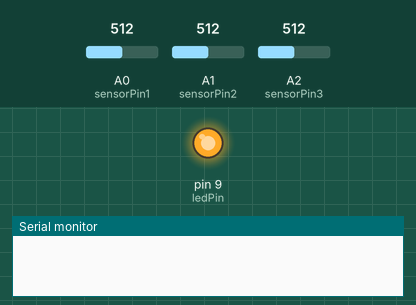
This sketch was run on a simulated Arduino Uno, built with avr-gcc and run on an emulated ATmega328P. Shown: output pins drawn as LEDs (lit = HIGH), the last lines printed to the serial monitor. The inputs (shaded band) are chosen by the test bench; at power-on: A0 (sensorPin1) = 512, A1 (sensorPin2) = 512, A2 (sensorPin3) = 512.

Above: at 1.2 s.
1.3 s: A0 (sensorPin1) set to 908
2.8 s: A0 (sensorPin1) set to 924
5.1 s: A0 (sensorPin1) set to 900
At 7.0 s:
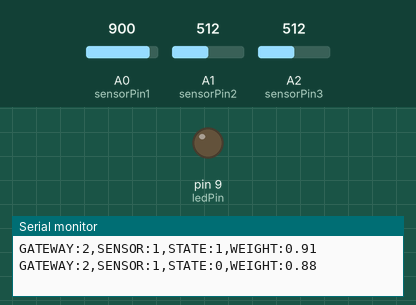
Timing chart, 0 to 8.5 s (numbered marks = the images above; inputs shaded):
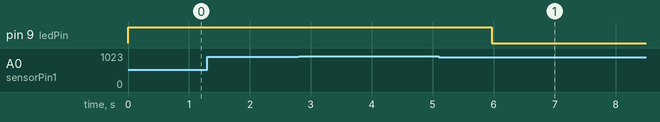

The sketch:

FullTest.ino
```cpp
const int sensorPin1 = A0;
const int sensorPin2 = A1;
const int sensorPin3 = A2;
const int numReadings = 10;
const float weightThreshold = 0.9; // Gewicht waarboven en onder, true/false statements gegeven worden

const int ledPin = 9;

bool previousState1 = false;
bool previousState2 = false;
bool previousState3 = false;

// instellingen bij opstarten
void setup() {
  Serial.begin(9600);
  pinMode(ledPin, OUTPUT);
  analogWrite(ledPin, 255);
}

void loop() {
  checkAndSendSensorData(1, sensorPin1, previousState1);
  checkAndSendSensorData(2, sensorPin2, previousState2);
  checkAndSendSensorData(3, sensorPin3, previousState3);

  delay(100);
}

void checkAndSendSensorData(int sensorId, int pin, bool &previousState) {
  int sensorValue = getAverageReading(pin);
  float forceN = rawValueToNewtons(sensorValue);
  float weightKg = newtonsToKilograms(forceN);

  bool currentState = (weightKg >= weightThreshold);

  //  LED strip afgestemd op sensor 1
  if (sensorId == 1) {
    if (currentState && !previousState) {
      fadeIn(ledPin, 1000);
    } else if (!currentState && previousState) {
      fadeOut(ledPin, 1000);
    }
  }

  // Veranderen van state en alleen printen bij een verandering
  if (currentState != previousState) {
    Serial.print("GATEWAY:2,SENSOR:");
    Serial.print(sensorId);
    Serial.print(",STATE:");
    Serial.print(currentState ? "1" : "0");
    Serial.print(",WEIGHT:");
    Serial.println(weightKg);
    previousState = currentState;
  }
}

int getAverageReading(int pin) {
  long sum = 0;
  for (int i = 0; i < numReadings; i++) {
    sum += analogRead(pin);
    delay(1);
  }
  return sum / numReadings;
}

float rawValueToNewtons(int sensorValue) {
  float minForce = 0.3;  // Minimum force in Newtons
  float maxForce = 9.8;  // Maximum force in Newtons

  return map(sensorValue, 0, 1023, minForce * 100, maxForce * 100) / 100.0;
}

float newtonsToKilograms(float forceN) {
  return forceN / 9.8;
}

void fadeOut(int pin, int duration) {
  int steps = 256;
  int delayTime = duration / steps;
  for (int i = 255; i >= 0; i--) {
    analogWrite(pin, i);
    delay(delayTime);
  }
}

void fadeIn(int pin, int duration) {
  int steps = 256;
  int delayTime = duration / steps;
  for (int i = 0; i <= 255; i++) {
    analogWrite(pin, i);
    delay(delayTime);
  }
}
```

Measured:
- after the input at 1.3 s, every drawn part: stays the same
- after the input at 5.1 s, pin 9 (ledPin): HIGH → LOW after 0.87 s
